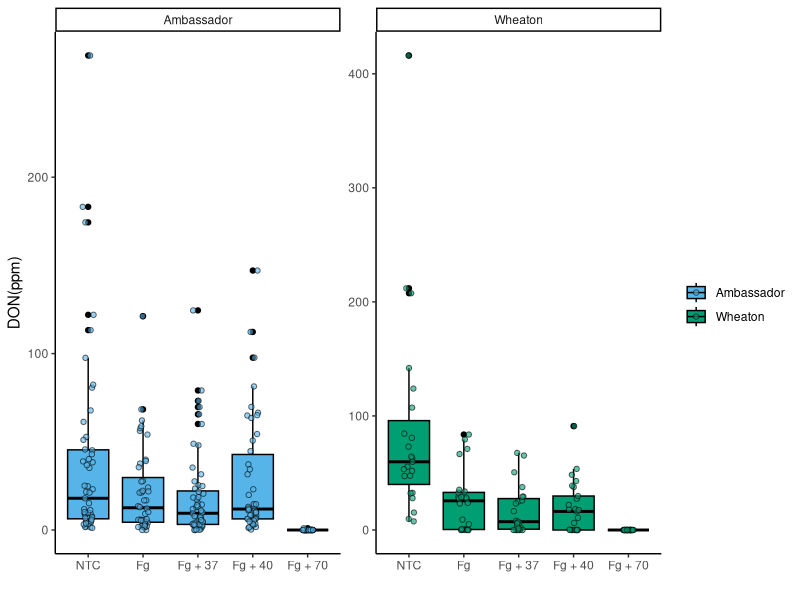
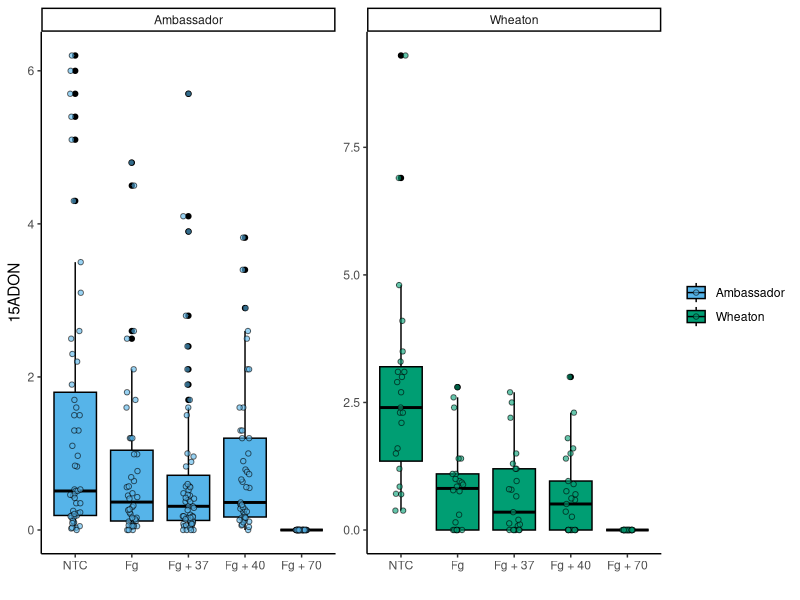
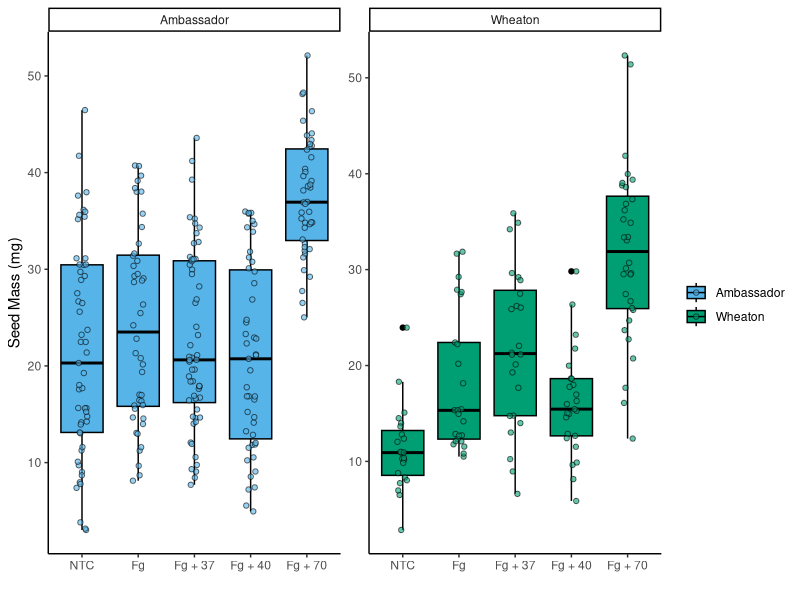
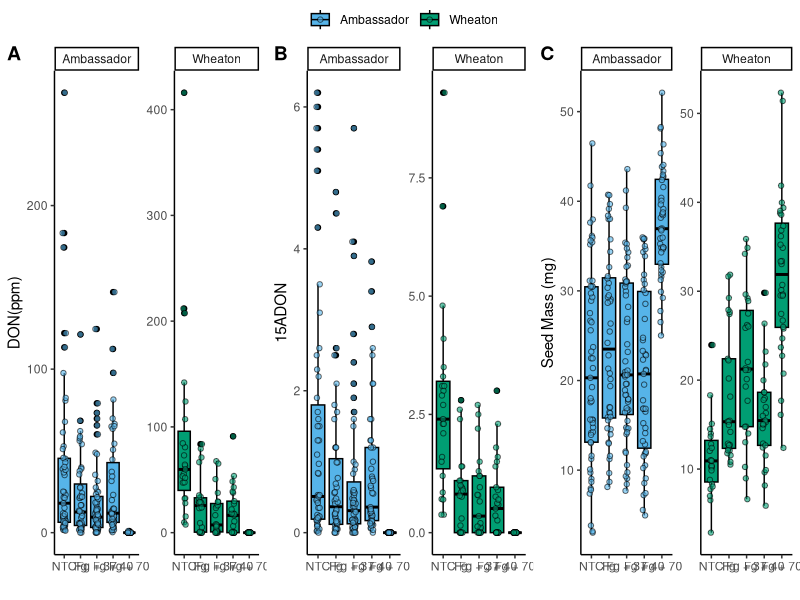

Source code (R) for these figures, in order:
## ---- chunk 1
library(ggplot2)
library(ggpubr)
cbbPalette <- c("#000000", "#E69F00", "#56B4E9", "#009E73", "#F0E442", "#0072B2", "#D55E00", "#CC79A7")
myco_data <- read.csv("MycotoxinData.csv", na.strings = "na")
myco_data$Treatment <- as.factor(myco_data$Treatment)
myco_data$Cultivar <- as.factor(myco_data$Cultivar)
str(myco_data)
## ---- chunk 2
myco_data$Treatment <- factor(myco_data$Treatment, labels = c("NTC", "Fg","Fg + 37", "Fg + 40", "Fg + 70"))

plot2 <- ggplot(myco_data, aes(x = Treatment, y = DON, fill = Cultivar)) +
  geom_boxplot(position = position_dodge(), color = "black") +
  geom_point(position = position_jitterdodge(), alpha = 0.6, color = "black", pch = 21) +
  xlab("") +
  ylab("DON(ppm)") +
  facet_wrap(~Cultivar, scales = "free") + 
  scale_fill_manual(values = c(cbbPalette[[3]], cbbPalette[[4]]), name = "", labels = c("Ambassador", "Wheaton")) +
  theme_classic()

plot2
## ---- chunk 3
plot3 <- ggplot(myco_data, aes(x = Treatment, y = X15ADON, fill = Cultivar)) +
  geom_boxplot(position = position_dodge(), color = "black") +
  geom_point(position = position_jitterdodge(), alpha = 0.6, color = "black", pch = 21) +
  xlab("") +
  ylab("15ADON") +
  facet_wrap(~Cultivar, scales = "free") + 
  scale_fill_manual(values = c(cbbPalette[[3]], cbbPalette[[4]]), name = "", labels = c("Ambassador", "Wheaton")) +
  theme_classic()

plot3
## ---- chunk 4
plot4 <- ggplot(myco_data, aes(x = Treatment, y = MassperSeed_mg, fill = Cultivar)) +
  geom_boxplot(position = position_dodge(), color = "black") +
  geom_point(position = position_jitterdodge(), alpha = 0.6, color = "black", pch = 21) +
  xlab("") +
  ylab("Seed Mass (mg)") +
  facet_wrap(~Cultivar, scales = "free") + 
  scale_fill_manual(values = c(cbbPalette[[3]], cbbPalette[[4]]), name = "", labels = c("Ambassador", "Wheaton")) +
  theme_classic()

plot4
## ---- chunk 5
Figure1 <- ggarrange(
  plot2,  # First plot
  plot3,  # Second plot
  plot4,  # Third plot
  labels = "AUTO",  # Automatically label the plots (A, B, C, etc.)
  nrow = 1,  # Arrange the plots in 3 rows
  ncol = 3,  # Arrange the plots in 1 column
  common.legend = TRUE  # Do not include a legend in the combined figure
)

Figure1
